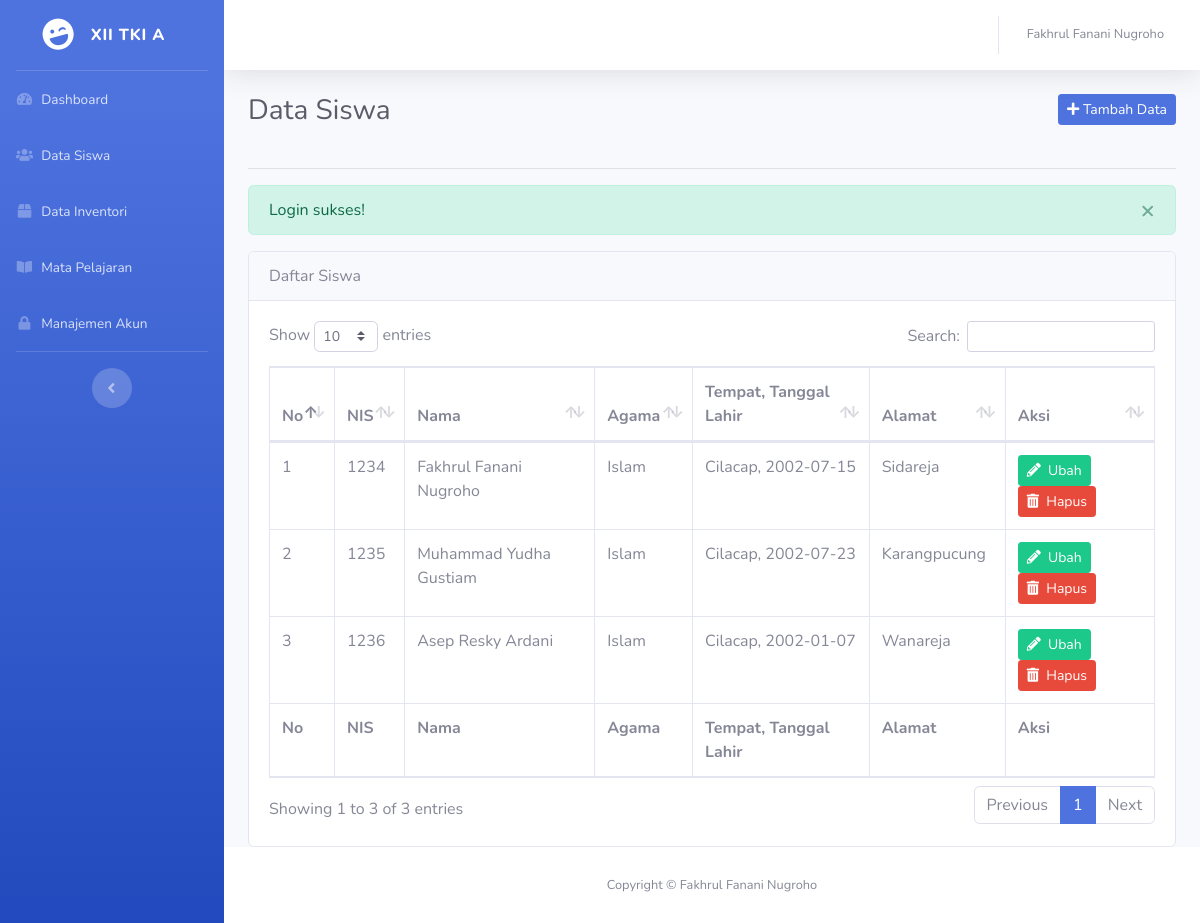
/siswa/index.php (signed in), run on the app's committed database.
### tables this page shows
CREATE TABLE `tbl_kelas` (
  `id` int(11) NOT NULL,
  `kelas` varchar(20) DEFAULT NULL,
  `wali_kelas` varchar(40) DEFAULT NULL,
  `sekolah` varchar(50) DEFAULT NULL,
  `alamat_sekolah` varchar(255) DEFAULT NULL,
  `tahun_ajaran` varchar(15) DEFAULT NULL,
  `semester` varchar(10) DEFAULT NULL
);

CREATE TABLE `tbl_siswa` (
  `id` int(11) NOT NULL,
  `nis` int(4) DEFAULT NULL,
  `nama` varchar(100) DEFAULT NULL,
  `agama` varchar(20) DEFAULT NULL,
  `tempat_lahir` varchar(30) DEFAULT NULL,
  `tanggal_lahir` varchar(20) DEFAULT NULL,
  `alamat` varchar(255) DEFAULT NULL
);

### siswa/index.php (the view, shortened to what this page needs)
<?php
require_once '../koneksi.php';
require_once '../functions.php';
$no = 1;
$query = mysqli_query($koneksi, "SELECT * FROM tbl_siswa");
?>
<!DOCTYPE html>
<html lang="en">
<head>
  <link href="../_template/vendor/fontawesome-free/css/all.min.css" rel="stylesheet" type="text/css">
  <link href="../_template/css/sb-admin-2.min.css" rel="stylesheet">
  <link href="../_template/vendor/datatables/dataTables.bootstrap4.min.css" rel="stylesheet">
</head>
<body id="page-top">
	<div id="wrapper">
	<?php require_once '../_sidebar.php'; ?>
		<div id="content-wrapper" class="d-flex flex-column">
			<div id="content">
				<nav class="navbar navbar-expand navbar-light bg-white topbar mb-4 static-top shadow">
					<?php require_once '../_topnav.php'; ?>
				</nav>
				<div class="container-fluid">
					<div class="clearfix">
						<h1 class="h3 mb-4 text-gray-800 float-left">Data Siswa</h1>
						<a href="tambah.php" class="btn btn-primary btn-sm float-right"><i class="fas fa-plus"></i> Tambah Data</a>
					</div>
					<hr>
					<?php if (check_flash_message('sukses')): ?>
	                    <div class="alert alert-success alert-dismissible fade show" role="alert">
	                      <button type="button" class="close" data-dismiss="alert" aria-label="Close">
	                        <span aria-hidden="true">&times;</span>
	                      </button>
	                    </div>
	                  <?php endif ?>
					<div class="card">
						<div class="card-header">Daftar Siswa</div>
						<div class="card-body">
							<div class="table-responsive">
								<table class="table table-bordered" id="dataTable" width="100%" cellspacing="0">
									<thead>
										<tr>
											<th>No</th>
											<th>NIS</th>
											<th>Nama</th>
											<th>Agama</th>
											<th>Tempat, Tanggal Lahir</th>
											<th>Alamat</th>
											<th>Aksi</th>
										</tr>
									</thead>
									<tfoot>
										<tr>
											<th>No</th>
											<th>NIS</th>
											<th>Nama</th>
											<th>Agama</th>
											<th>Tempat, Tanggal Lahir</th>
											<th>Alamat</th>
											<th>Aksi</th>
										</tr>
									</tfoot>
									<tbody>
										<?php while($siswa = mysqli_fetch_assoc($query)) : ?>
											<tr>
												<td><?php echo $no++; ?></td>
												<td><?php echo $siswa['nis'] ?></td>
												<td><?php echo $siswa['nama'] ?></td>
												<td><?php echo $siswa['agama'] ?></td>
												<td><?php echo $siswa['tempat_lahir'] . ', ' . $siswa['tanggal_lahir'] ?></td>
												<td><?php echo $siswa['alamat'] ?></td>
												<td>
													<a href="ubah.php?id=<?php echo $siswa['id'] ?>" class="btn btn-sm btn-success"><i class="fas fa-pencil-alt"></i>&nbsp;&nbsp;Ubah</a>
													<a href="hapus.php?id=<?php echo $siswa['id'] ?>" class="btn btn-sm btn-danger" onclick="return confirm('apakah anda yakin?')"><i class="fas fa-trash-alt"></i>&nbsp;&nbsp;Hapus</a>
												</td>
											</tr>
										<?php endwhile; ?>
									</tbody>
								</table>
							</div>
						</div>
					</div>
				</div>
			</div>
			<footer class="sticky-footer bg-white">
				<div class="container my-auto">
					<div class="copyright text-center my-auto">
						<span>Copyright &copy; Fakhrul Fanani Nugroho</span>
					</div>
				</div>
			</footer>
		</div>
	</div>
</body>
</html>

### _sidebar.php (shortened to what this page needs)
<?php
require_once 'koneksi.php';
require_once 'functions.php';
$query1 = mysqli_query($koneksi, "SELECT kelas FROM tbl_kelas WHERE id = 1");
$kelas1 = mysqli_fetch_assoc($query1);
?>
    <ul class="navbar-nav bg-gradient-primary sidebar sidebar-dark accordion" id="accordionSidebar">
      <a class="sidebar-brand d-flex align-items-center justify-content-center" href="<?php echo base_url('dashboard.php') ?>">
        <div class="sidebar-brand-icon rotate-n-15">
          <i class="fas fa-laugh-wink"></i>
        </div>
        <div class="sidebar-brand-text mx-3"><?php echo $kelas1['kelas']; ?></div>
      </a>
      <hr class="sidebar-divider my-0">
      <li class="nav-item">
        <a class="nav-link" href="<?= base_url('dashboard.php') ?>">
          <i class="fas fa-fw fa-tachometer-alt"></i>
          <span>Dashboard</span></a>
      </li>
      <li class="nav-item">
      	<a href="<?= base_url('siswa/index.php') ?>" class="nav-link">
      		<i class="fas fa-fw fa-users"></i>
      		<span>Data Siswa</span>
      	</a>
      </li>
      <li class="nav-item">
        <a href="<?= base_url('inventori/index.php') ?>" class="nav-link">
          <i class="fas fa-fw fa-box"></i>
          <span>Data Inventori</span>
        </a>
      </li>
      <li class="nav-item">
        <a href="<?= base_url('mapel/index.php') ?>" class="nav-link">
          <i class="fas fa-fw fa-book-open"></i>
          <span>Mata Pelajaran</span>
        </a>
      </li>
      <li class="nav-item">
        <a href="<?= base_url('akun/index.php') ?>" class="nav-link">
          <i class="fas fa-fw fa-lock"></i>
          <span>Manajemen Akun</span>
        </a>
      </li>
      <hr class="sidebar-divider d-none d-md-block">
      <div class="text-center d-none d-md-inline">
        <button class="rounded-circle border-0" id="sidebarToggle"></button>
      </div>
    </ul>

### data on the page
tbl_kelas: kelas "XII TKI A"
tbl_siswa: nis "1234", nama "Fakhrul Fanani Nugroho", agama "Islam", tempat_lahir "Cilacap", tanggal_lahir "2002-07-15", alamat "Sidareja"
tbl_siswa: nis "1235", nama "Muhammad Yudha Gustiam", agama "Islam", tempat_lahir "Cilacap", tanggal_lahir "2002-07-23", alamat "Karangpucung"
tbl_siswa: nis "1236", nama "Asep Resky Ardani", agama "Islam", tempat_lahir "Cilacap", tanggal_lahir "2002-01-07", alamat "Wanareja"

### other printed values
$_SESSION['auth']['nama'] "Fakhrul Fanani Nugroho"
$_SESSION['flash_message']['pesan'] "Login sukses!"
